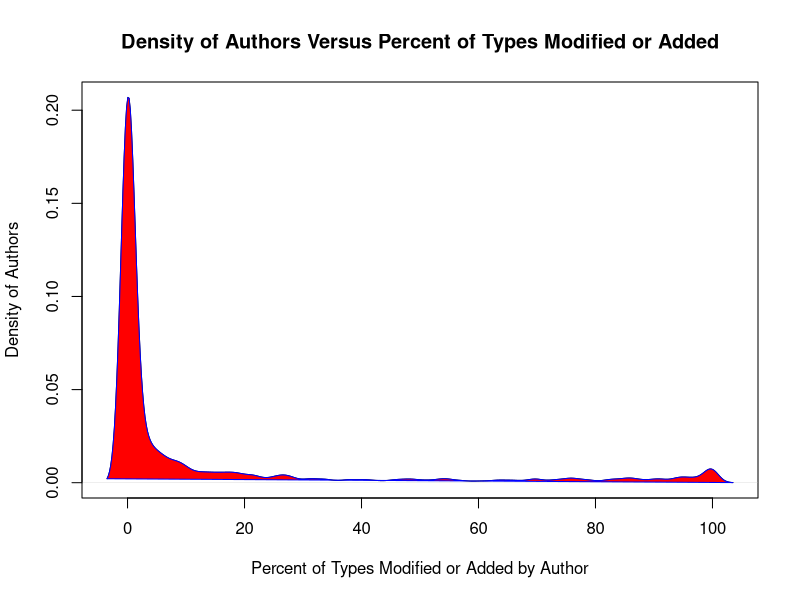

Write R code to recreate this figure.
X11()

csv <- read.csv(file="libs_stats.csv",head=TRUE,sep=",")
summary(csv)

jpeg(filename="lib_stats_dist.jpg")
# Filled Density Plot
d <- density(csv$Percent.of.Libs.Used)
plot(d, 
	main="Density of Authors Versus Percent of Types Modified or Added", 
	xlab='Percent of Types Modified or Added by Author', 
	ylab='Density of Authors')
polygon(d, col="red", border="blue")
dev.off()

##Go through each row and determine if a value is zero
row_sub = apply(csv, 1, function(row) row[3] > 0.001 )

##Subset as usual
no_zero_csv = csv[row_sub,]

summary(no_zero_csv)